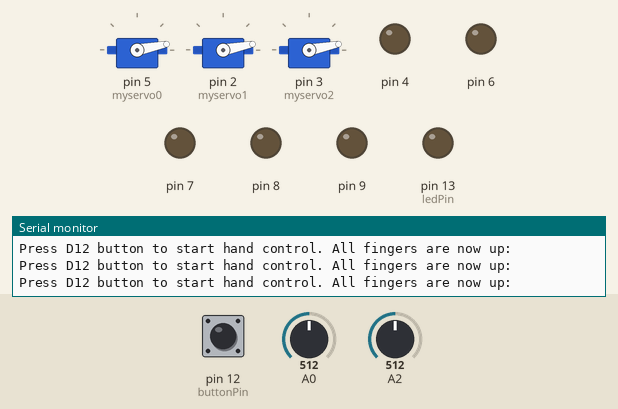
Recording of a sketch running on a simulated Arduino Uno, built with avr-gcc and run on an emulated ATmega328P. Shown: 3 × servo, output pins drawn as LEDs (lit = HIGH), the last lines printed to the serial monitor. Inputs (shaded band) come from the test bench; at power-on: pin 12 (buttonPin) HIGH, A0 = 512, A2 = 512.

Above: at 1.2 s.
1.3 s: pin 12 (buttonPin) pulled LOW for 0.15 s
At 1.9 s:
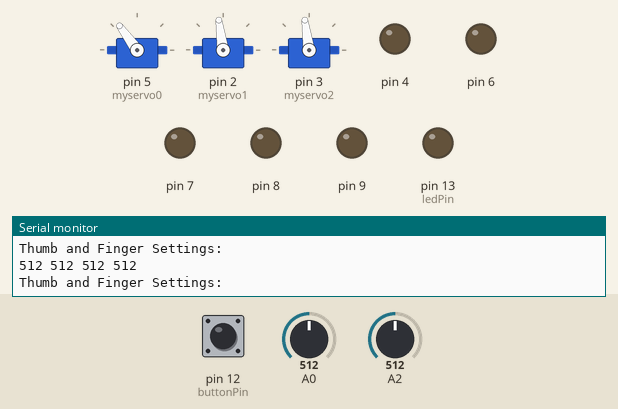
2.9 s: A0 set to 122
At 4.0 s:
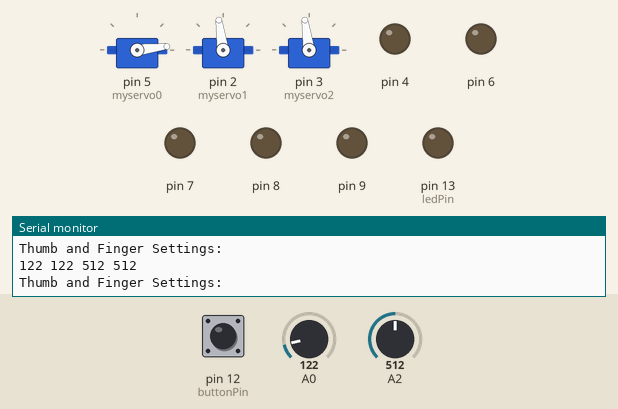
4.6 s: A0 set to 0
At 5.8 s:
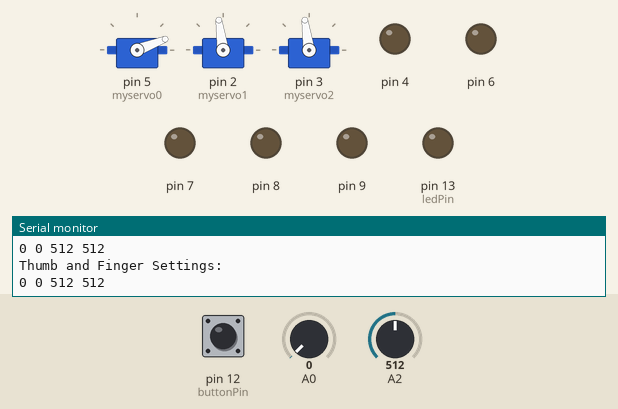
6.2 s: A2 set to 0
At 7.2 s:
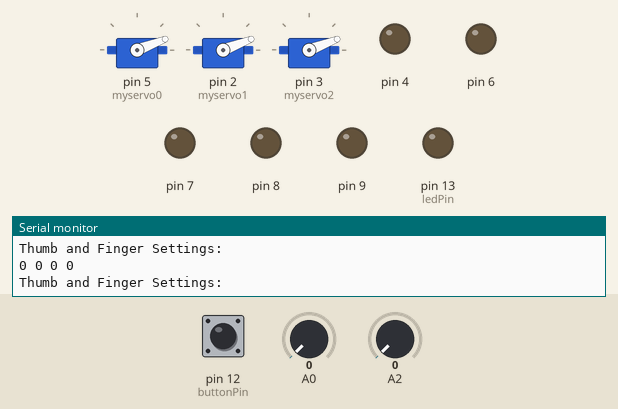
7.8 s: A2 set to 306
At 8.3 s:
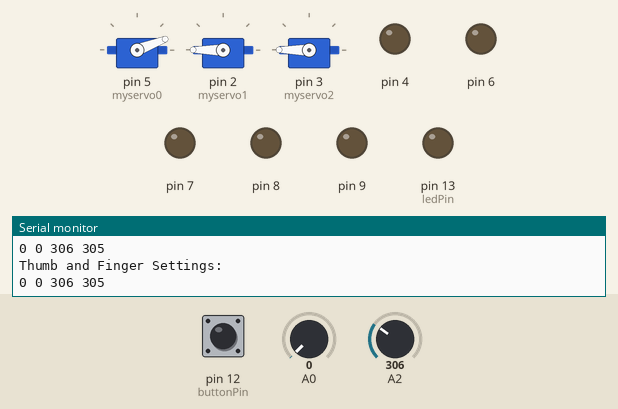
9.3 s: A0 set to 1023
At 10.7 s:
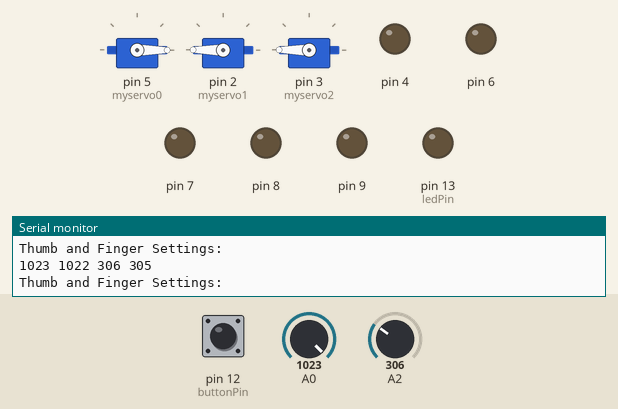
Timing chart, 0 to 11.8 s (numbered marks = the images above; inputs shaded):
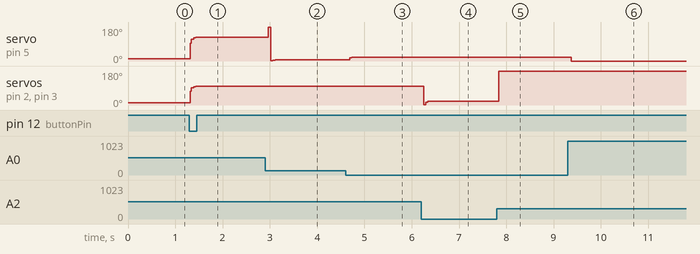

The sketch:

VernierHandControl4-1.ino
```cpp
/*
VernierHandControl4-2(v 2018.05)

 This sketch was written to control the thumb. ring, and smallest finger of the hand described in the Microsoft Hacking STEM hand project.

 The DCUs are connected to two 5- volt, LabQuest power suppplies (Vernier order code LQ-PS) to supply the power for the servos.
 The system sometime does not not work well with a 5-volt power supply connected to the DCU.

 This version sets the fingers to the up position at the start.
 It has you press the D12 button to get things started. This allows people to
 get the controlling glove in the up position before starting to move
 the servos. This will help avoid wild bending of the straws, which can damage them.
 */

#include <Servo.h>
Servo myservo0;  // create servo object to control a servo  for thumb
Servo myservo1; // create servo object to control a servo for smallest finger
Servo myservo2; // create servo object to control a servo for ring finger
int thumbStart=  605; //default LGA reading for thumb in up position
int fingerStart= 580; //default LGA reading for starting position of ring and smallest fingers
int thumbStop=  470; //default LGA reading for thumb in up position
int fingerStop= 450; //default LGA reading for starting position of ring and smallest fingers
int fingerSetting;
int thumbSetting;
int fingerSettingAverage=fingerStart;
int thumbSettingAverage= thumbStart;
//for button control:
int buttonPin= 12; // analog input pin to use as a digital input
int ledPin= 13; // digital output pin for LED 1 indicator
int buttonVal = 0; // value read from button
boolean buttonHasBeenPressed=LOW;

void setup()
{
  Serial.begin(9600);
  pinMode( 2, OUTPUT);//set all DCU lines for output:
  pinMode( 3, OUTPUT);
  pinMode( 4, OUTPUT);
  pinMode( 5, OUTPUT);
  pinMode( 6, OUTPUT);
  pinMode( 7, OUTPUT);
  pinMode( 8, OUTPUT);
  pinMode( 9, OUTPUT);
  myservo0.attach(5);// attaches the servo object to a pin. This one uses the servo connector on DCU1, used for thumb
  myservo1.attach(2);// servo connector on DCU2, used for smallest finger
  myservo2.attach(3);// screw terminal 1 on DCU connected to Digital 1 , used for ring finger
  digitalWrite(4, LOW);//set unused DCU 1 lines low (to avoid problems caused by the DCU output patters for 13, 14, and 15
  digitalWrite(8, LOW);//set unused DCU 2 lines low (to avoid problems caused by the DCU output patters for 13, 14, and 15

  // Set button input pin
  pinMode(buttonPin, INPUT);//pin 12
  digitalWrite(buttonPin, HIGH);//initialize button state
  pinMode(ledPin, OUTPUT);// Set LED output (pin 13)

}

void loop()
{
  if (buttonHasBeenPressed == HIGH) //we have already dealt with the button
    { //This is the code to control the fingers
      thumbSetting= analogRead(0);// note channel A0 is for thumb
      fingerSetting= analogRead(2);// note channel A2 is for ring and smallest finger

      float alpha= 0.7;//factor used in calculating a running averageing
      thumbSettingAverage=alpha*thumbSetting + (1-alpha)*thumbSettingAverage;// calculate running average
      fingerSettingAverage=alpha*fingerSetting + (1-alpha)*fingerSettingAverage;// calculate running average

      Serial.println("Thumb and Finger Settings: ");
      Serial.print(thumbSetting);
      Serial.print(" ");
      Serial.print(thumbSettingAverage);
      Serial.print(" ");
      Serial.print(fingerSetting);
      Serial.print(" ");
      Serial.println(fingerSettingAverage);
      //delay (300);//slow down so you can read things

      setServos();
     } // end of if

     else
    { //put hand in up position and read the state of the button
      thumbSetting= thumbStart;
      fingerSetting= fingerStart;
      setServos(); //call subroutine to set servos.
      Serial.println("Press D12 button to start hand control. All fingers are now up:");
      delay (100);
      //now test for button press:
      buttonVal = digitalRead(buttonPin);// Test for button pressed, button down is low
      if (buttonVal== LOW) buttonHasBeenPressed = HIGH; //button pressed
     }//end of else
} //end of loop

   void setServos()//set servo.  This assumes that the fingerSetting[]
    {                          //is correct and used as a global variable.

      int servoSetting0;//used for thumb
      int servoSetting1;//used for middle and smallest fingers

      servoSetting0 = map(thumbSettingAverage,thumbStart, thumbStop, 11, 179);// scale it to match the thumb
      //the last two numbers in the statement above control the range of motion of the servo motor
      servoSetting1 = map(fingerSettingAverage,fingerStart, fingerStop, 11, 179);// scale it to match the fingers
      //the last two numbers in the statement above control the range of motion of the servo motor
      //servoSetting0 = map(thumbSetting,thumbStart, thumbStop, 11, 179); //thumb (Has its own control)
      // servoSetting1 = map(fingerSetting,fingerStart, fingerStop, 11, 179);// scale it to match the ring and smallest finger   s
      myservo0.write (servoSetting0);// set thumb position
      myservo1.write (servoSetting1); //set smallest finger position
      myservo2.write (servoSetting1); //set ring finger position
      /*  //print these out if you want to see servo settings:
      Serial.print("ServoSettings: ");// print these out if you need to for testing.
      Serial.print(servoSetting0);
      Serial.print (" ");
      Serial.println(servoSetting1);
      delay (300);
      */
    }// end of setServo subroutine
```

Measured:
- after the input at 1.3 s, servo on pin 5 (myservo0): 11° → 126° at once; servo on pin 2 (myservo1), servo on pin 3 (myservo2): 11° → 98° at once
- after the input at 2.9 s, servo on pin 5 (myservo0): 126° → 7° after 0.07 s
- after the input at 4.6 s, servo on pin 5 (myservo0): 7° → 21° after 0.09 s
- after the input at 6.2 s, servo on pin 2 (myservo1), servo on pin 3 (myservo2): 98° → 21° after 0.06 s
- after the input at 7.8 s, servo on pin 2 (myservo1), servo on pin 3 (myservo2): 21° → 180° at once
- after the input at 9.3 s, servo on pin 5 (myservo0): 21° → 0° after 0.08 s
